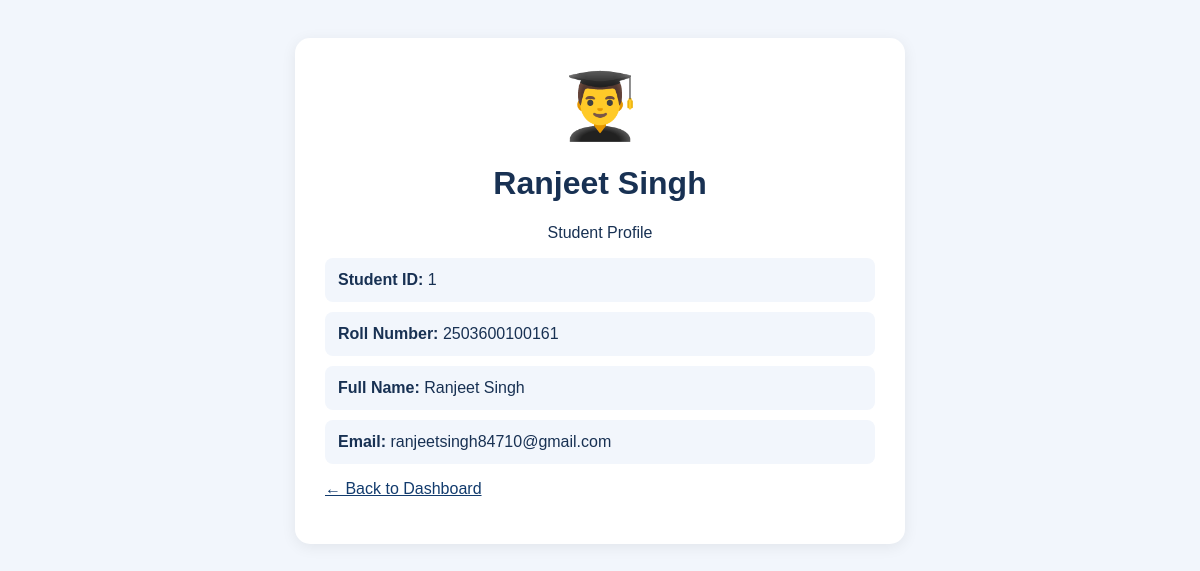
Page /profile (signed in) on the committed database.
### tables this page shows
CREATE TABLE students (
            id INTEGER PRIMARY KEY AUTOINCREMENT,
            roll_number TEXT UNIQUE NOT NULL,
            name TEXT NOT NULL,
            email TEXT UNIQUE NOT NULL,
            password TEXT NOT NULL
        );

### app.py (the view)
@app.route('/profile')
def profile():
    if 'student_id' not in session:
        return redirect(url_for('login', role='student'))
    conn = get_db()
    student = conn.execute(
        "SELECT * FROM students WHERE id = ?",
        (session['student_id'],)
    ).fetchone()
    conn.close()
    return render_template('profile.html', student=student)

### app.py (called while the page is built)
def get_db():
    conn = sqlite3.connect(
        "students.db",
        timeout=30,
        check_same_thread=False
    )
    conn.row_factory = sqlite3.Row
    return conn

### templates/profile.html (shortened to what this page needs)
<!DOCTYPE html>
<html lang="en">
<head>
</head>
<body>
    <div class="profile-card">
        <div class="avatar">👨‍🎓</div>
        <h1>{{ student['name'] }}</h1>
        <p class="subtitle">Student Profile</p>
        <div class="detail">
            <b>Student ID:</b> {{ student['id'] }}
        </div>
        <div class="detail">
            <b>Roll Number:</b> {{ student['roll_number'] }}
        </div>
        <div class="detail">
            <b>Full Name:</b> {{ student['name'] }}
        </div>
        <div class="detail">
            <b>Email:</b> {{ student['email'] }}
        </div>
        <p><a href="{{ url_for('dashboard') }}">← Back to Dashboard</a></p>
    </div>
</body>
</html>

### templates/profile.html (style rules this page uses)
body { font-family: Arial, sans-serif; background: #f2f6fc; padding: 30px; color: #183153; }
.profile-card { max-width: 550px; margin: auto; background: white; padding: 30px; border-radius: 15px; box-shadow: 0 3px 15px #00000012; }
.avatar { font-size: 65px; text-align: center; }
h1, .subtitle { text-align: center; }
.detail { padding: 13px; margin: 10px 0; background: #f2f6fc; border-radius: 8px; }
a { color: #123b6d; }

### rows in the picture
students: name "Ranjeet Singh", id "1", roll_number "2503600100161", email "ranjeetsingh84710@gmail.com"
